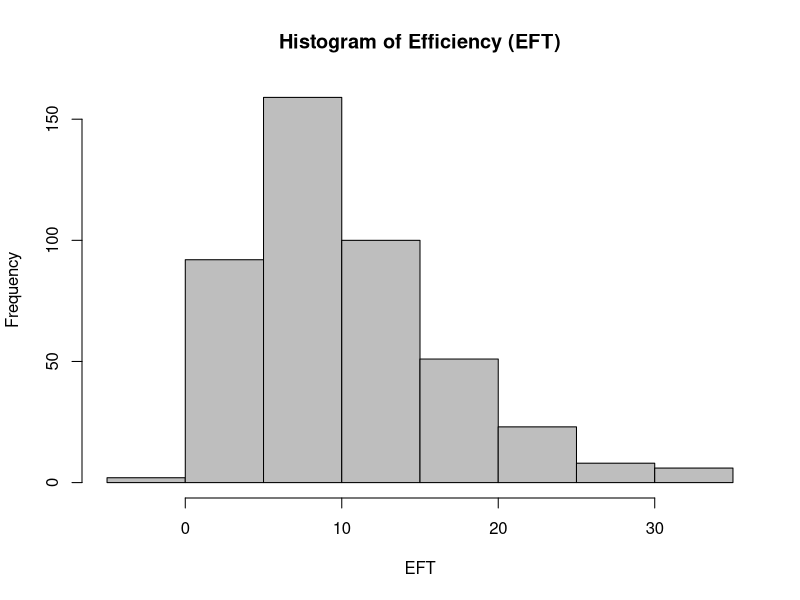
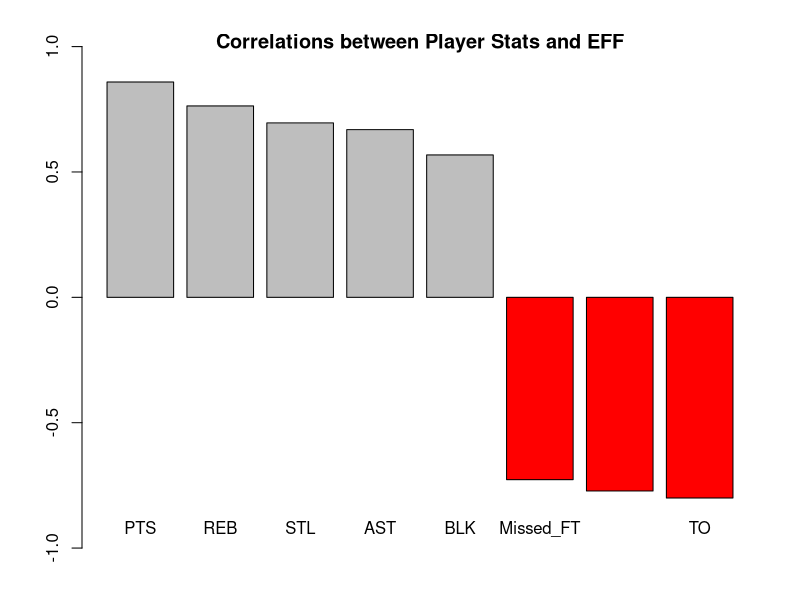
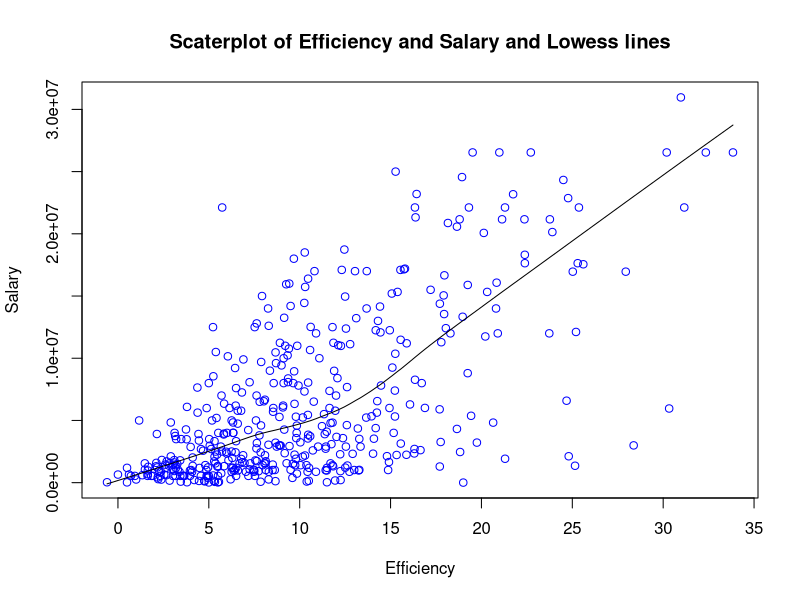
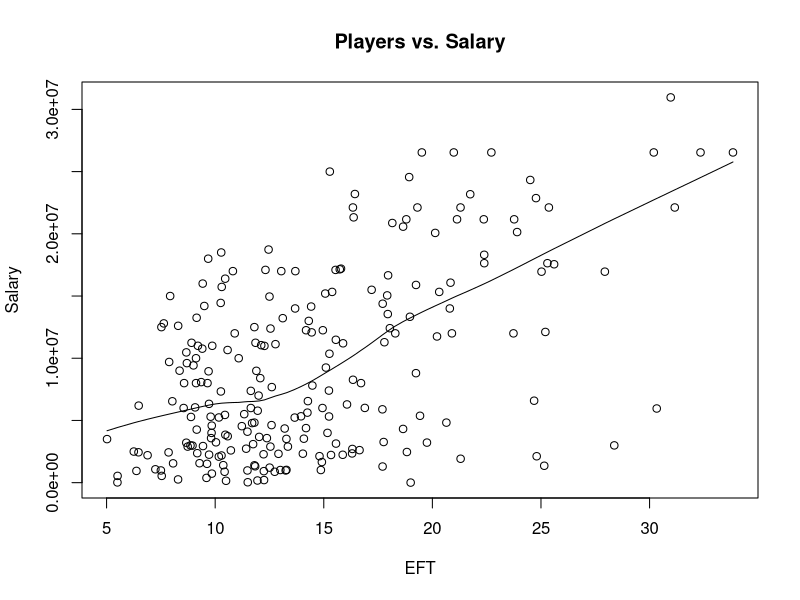

The R script that drew these images, in order:
## ---- chunk 1
setwd('/Users/spark/Documents/UCBERKELEY/2017Fall/stat133/stat133-hws-fall17/hw02/data')
classes <- c("character", "character", "factor", "character", "double", rep("integer",19))
dat <- read.csv(file = "nba2017-player-statistics.csv", colClasses = classes)
dat
## ---- chunk 2
str(dat)
## ---- chunk 3
setwd('/Users/spark/Documents/UCBERKELEY/2017Fall/stat133/stat133-hws-fall17/hw02/data')
library("readr")
dat2 <- read_csv("nba2017-player-statistics.csv", col_types = cols(
  Player= col_character(),
  Team = col_character(),
  Position = col_factor(c("C", "PF", "PG", "SF", "SG")),
  Experience = col_character(),
  Salary = col_double(),
  Rank = col_integer(),
  Age = col_integer(),
  GP = col_integer(),
  GS = col_integer(),
  MIN = col_integer(),
  FGM = col_integer(),
  FGA= col_integer(),
  Points3 = col_integer(),
  Points3_atts= col_integer(),
  Points2 = col_integer(),
  Points2_atts = col_integer(),
  FTM = col_integer(),
  FTA = col_integer(),
  OREB = col_integer(),
  DREB = col_integer(),
  AST = col_integer(),
  STL = col_integer(),
  BLK = col_integer(),
  TO = col_integer()
))



dat2
## ---- chunk 4
str(dat2)
## ---- chunk 5
dat$Experience[dat$Experience=="R"]<- "0" #convert R to 0
dat$Experience <- as.integer(dat$Experience)
dat
## ---- chunk 6
dat$Missed_FG = dat$FGA - dat$FGM
dat$Missed_FT = dat$FTA - dat$FTM
dat$PTS = 3*dat$Points3 + 2*dat$Points2 + dat$FTM
dat$REB = dat$OREB + dat$DREB
dat$MPG = dat$MIN/ dat$GP


dat$EFT = (dat$PTS + dat$REB + dat$AST + dat$STL + dat$BLK - dat$Missed_FG - dat$Missed_FT - dat$TO)/dat$GP
dat
## ---- chunk 7
summary(dat$EFT)
## ---- chunk 8
hist(dat$EFT, col = "gray", xlab = "EFT", main = "Histogram of Efficiency (EFT)")
## ---- chunk 9
#Display the player name, team, salary, and EFT of the top 10 players in decreasing order
new <- dat[order(dat$EFT, decreasing = TRUE),]
new <- new[1:10,]
new[, c("Player", "Team", "Salary", "EFT")]

## ---- chunk 10
dat[dat$EFT<0,1] #Player with negavite EFT
## ---- chunk 11
corrs <- c(
cor(dat$EFT, dat$PTS),
cor(dat$EFT, dat$REB),
cor(dat$EFT, dat$AST),
cor(dat$EFT, dat$STL),
cor(dat$EFT, dat$BLK),
cor(dat$EFT, -dat$Missed_FG),
cor(dat$EFT, -dat$Missed_FT),
cor(dat$EFT, -dat$TO))
corrs <- sort(corrs, decreasing= TRUE)
corrs
## ---- chunk 12
barplot(corrs, names.arg = c("PTS", "REB", "STL", "AST","BLK", "Missed_FT", "Missed_FG", "TO"), yaxp = c(-1, 1, 4), col = c(rep("gray",5), rep("red",3)), main = "Correlations between Player Stats and EFF")

## ---- chunk 13
plot(dat$EFT, dat$Salary,  col = "blue", xlab = "Efficiency", ylab = "Salary", main = "Scaterplot of Efficiency and Salary and Lowess lines")
lines(lowess(dat$EFT, dat$Salary))
## ---- chunk 14
cor(dat$EFT, dat$Salary)
## ---- chunk 15
players2 <- dat[dat$MPG >= 20,]
plot(players2$EFT, players2$Salary, xlab = "EFT", ylab = "Salary", main = "Players vs. Salary")
lines(lowess(players2$EFT, players2$Salary))
## ---- chunk 16
cor(players2$EFT, players2$Salary)
